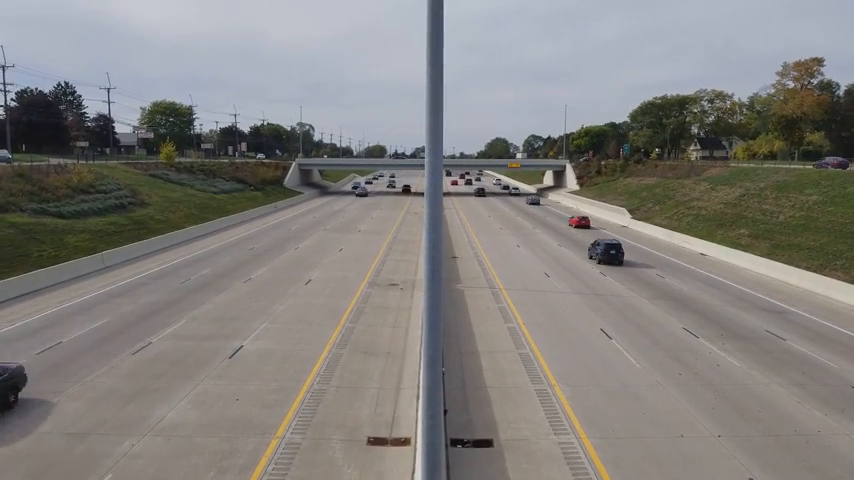
#> input picture frame 74 of assets/moving_cam.mp4, 854 x 480 px, given in place of test.mp4, which was not available
$ python optical_flows.py
#> lines starting #> are read from the running program, lines starting #| are printed output that depends on the picture; pictures that were not available may be replaced by others from this repository, and a replacement may not be noted
#> in processVideo, prev is the input picture: shape (480, 854, 3); mean B, G, R 125.6, 128.2, 130.5
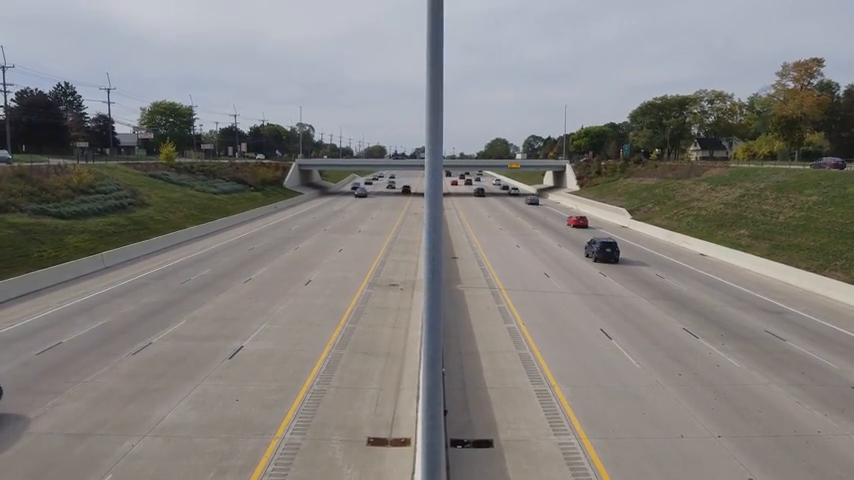
#> input picture frame 75 of assets/moving_cam.mp4, 854 x 480 px, given in place of test.mp4, which was not available
#> in processVideo, img is the input picture: shape (480, 854, 3); mean B, G, R 126.1, 128.6, 131
import cv2
import numpy as np
import time
import os

def draw_flow(img, flow, step=16):

    # Get the shape of the image
#> called with flow = array of shape (480, 854, 2), step = 16
    h, w = img.shape[:2]
#> h = 480; w = 854
    # Create a grid of points
    y, x = np.mgrid[step/2:h:step, step/2:w:step].reshape(2, -1).astype(int)
#> y = 1590 values from 8 to 472
    # Get the flow of the points
    fx, fy = flow[y, x].T
#> fx = 1590 values, max 1.38 at index 902, min -31.21 at index 1167, mean -0.328; fy = 1590 values, max 19.27 at index 1167, min -2.25 at index 888, mean 0.351
    # Create a grid of lines if there is a flow
    lines = np.vstack([x, y, x-fx, y-fy]).T.reshape(-1, 2, 2)
    lines = np.int32(lines)

    img_bgr = cv2.cvtColor(img, cv2.COLOR_GRAY2BGR)
    # Draw the lines in the frame
    cv2.polylines(img_bgr, lines, 0, (0, 255, 0))
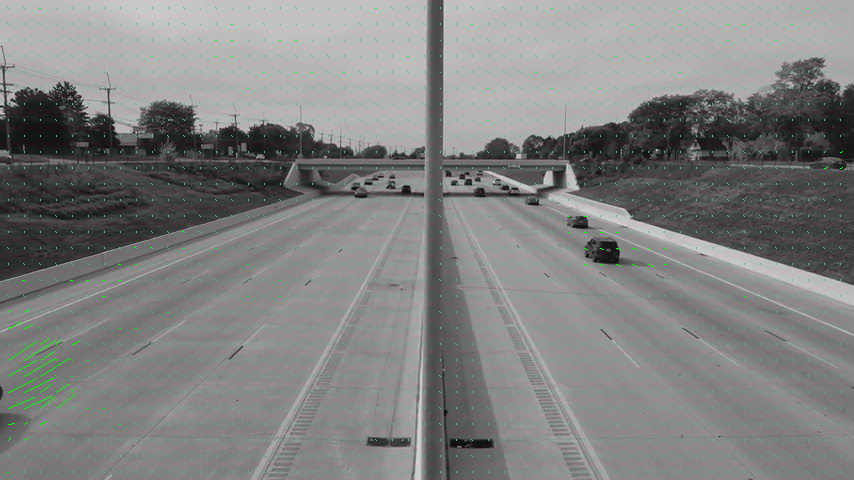
#> img_bgr: shape (480, 854, 3); mean B, G, R 127.9, 130.2, 127.9

    # for (x1, y1), (_x2, _y2) in lines:
    #     cv2.circle(img_bgr, (x1, y1), 1, (0, 255, 0), -1)

    return img_bgr

def draw_hsv(flow):

    h, w = flow.shape[:2]
#> h = 480; w = 854
    # Get the flow of the points
    fx, fy = flow[:,:,0], flow[:,:,1]
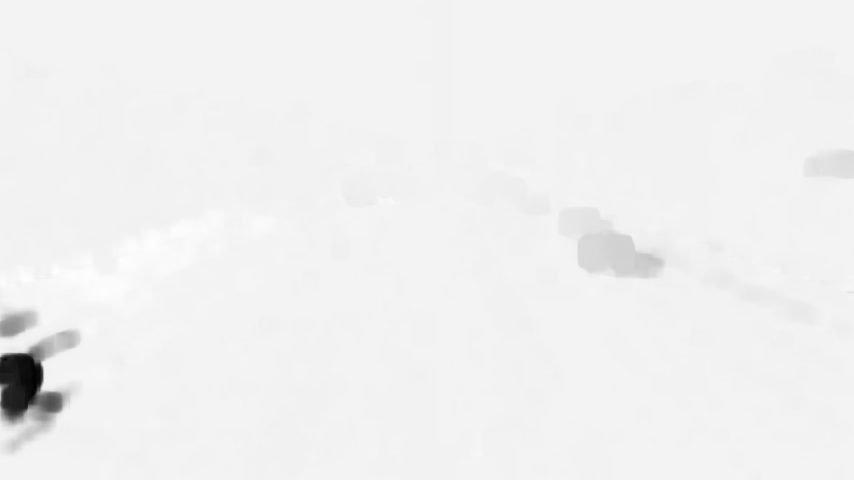
#> fx: shape (480, 854) float32; min -32.94, max 1.61, mean -0.318; drawn with min black and max white
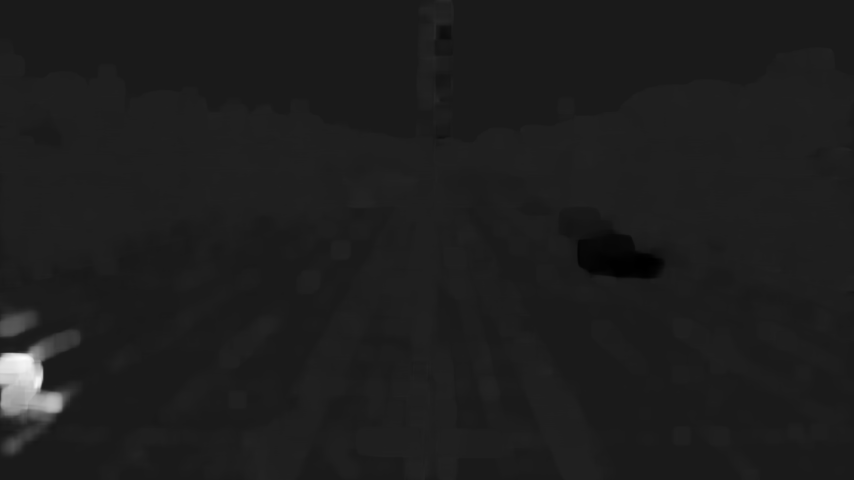
#> fy: shape (480, 854) float32; min -2.31, max 20.2, mean 0.3; drawn with min black and max white

    ang = np.arctan2(fy, fx) + np.pi
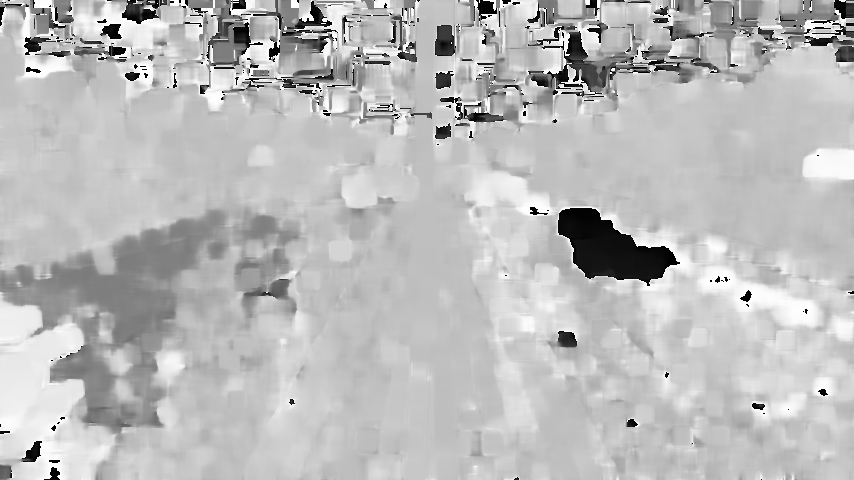
#> ang: shape (480, 854) float32; min 0, max 6.28, mean 4.62; drawn with min black and max white
    v = np.sqrt(fx**2+fy**2)

    hsv = np.zeros((h,w,3), np.uint8)

    hsv[...,0] = ang*(180/np.pi/2)
    hsv[...,1] = 255
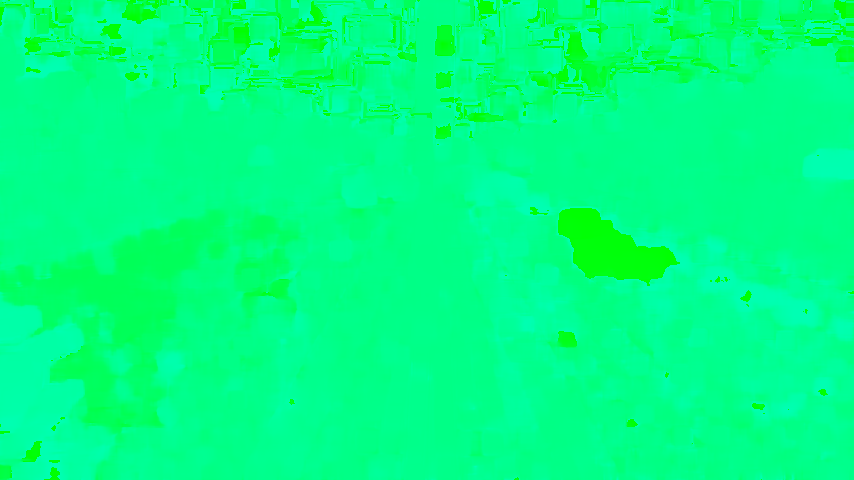
#> hsv: shape (480, 854, 3); mean of channels 0, 1, 2 131.8, 255, 0; drawn as B, G, R
    hsv[...,2] = np.minimum(v*4, 255)

    bgr = cv2.cvtColor(hsv, cv2.COLOR_HSV2BGR)
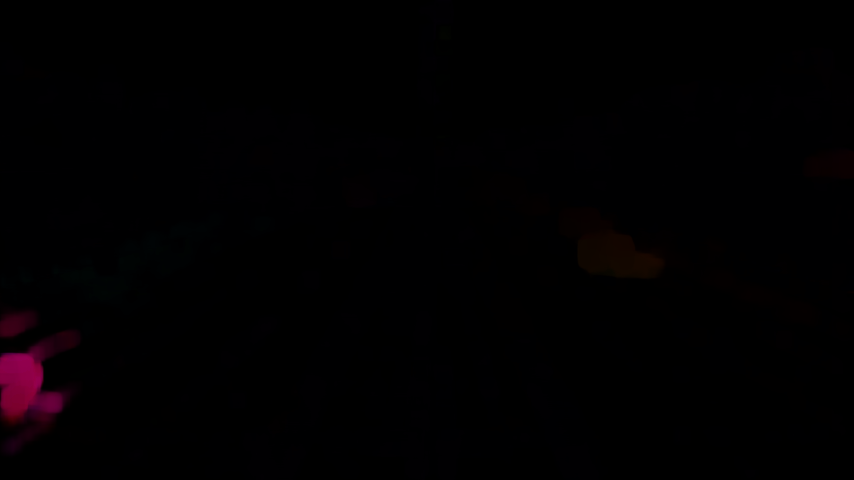
#> bgr: shape (480, 854, 3); mean B, G, R 1.1, 0.1, 1.5

    return bgr

def shi_tomasi(img):
    corners = cv2.goodFeaturesToTrack(gray, 100, 0.01, 10)
    corners = np.int0(corners)
    # draw red color circles on all corners
    for i in corners:
        x, y = i.ravel()
        cv2.circle(img, (x, y), 3, (255, 0, 0), -1)
    return img

def processVideo(videoPath):
    video = cv2.VideoCapture(videoPath)

    if (video.isOpened()== False):
        print("Error opening video stream or file")

    suc, prev = video.read()
    if suc:
        prevgray = cv2.cvtColor(prev, cv2.COLOR_BGR2GRAY)

    while (video.isOpened()):

        ret, img = video.read()
        if not ret:
            break

        gray = cv2.cvtColor(img, cv2.COLOR_BGR2GRAY)
        start = time.time()

        # Calculate the optical flow
        flow = cv2.calcOpticalFlowFarneback(prevgray, gray, None, 0.5, 3, 15, 3, 5, 1.2, 0)
        prevgray = gray

        end = time.time()

        fps = 1/(end-start)

        # cv2.imshow('frame', shi_tomasi(img))
        cv2.imshow('flow', draw_flow(gray, flow))
        cv2.imshow('flow HSV', draw_hsv(flow))
        if cv2.waitKey(1) & 0xFF == ord('q'):
#> (key q is pressed here)
            break

    video.release()

    # Closes all the frames
    cv2.destroyAllWindows()

PATH = os.path.dirname(os.path.abspath(__file__))
VIDEO_PATH = os.path.join(PATH, "assets", "test.mp4")

if __name__ == "__main__":

    processVideo(VIDEO_PATH)

$ run again, starting later in the video
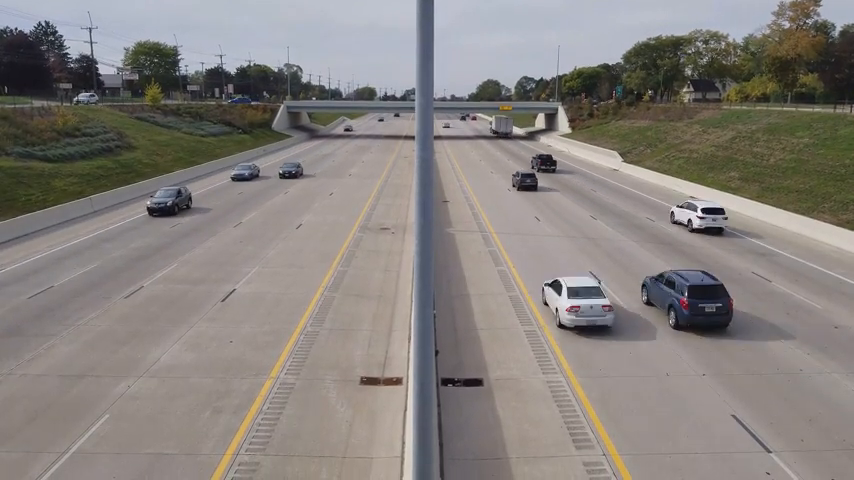
#> input picture frame 333 of assets/moving_cam.mp4, 854 x 480 px, given in place of test.mp4, which was not available
#> in processVideo, prev is the input picture: shape (480, 854, 3); mean B, G, R 125.4, 129.2, 134.4
#> in draw_flow, `fx, fy = flow[y, x].T`: fx = 1590 values, max 1.28 at index 1513, min -15.12 at index 1161, mean -0.647; fy = 1590 values, max 2.54 at index 697, min -11.34 at index 1093, mean -0.494
#> in draw_hsv, `hsv[...,2] = np.minimum(v*4, 255)`:
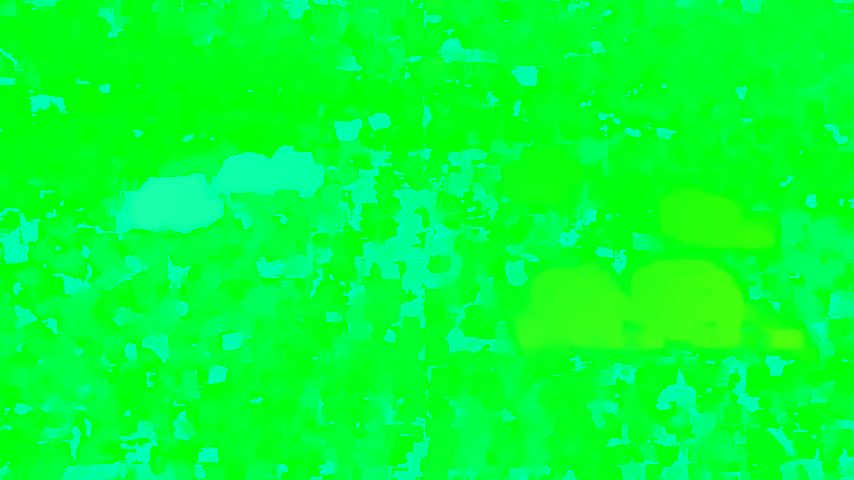
#> hsv: shape (480, 854, 3); mean of channels 0, 1, 2 50.8, 255, 3.2; drawn as B, G, R
#> in draw_hsv, `bgr = cv2.cvtColor(hsv, cv2.COLOR_HSV2BGR)`:
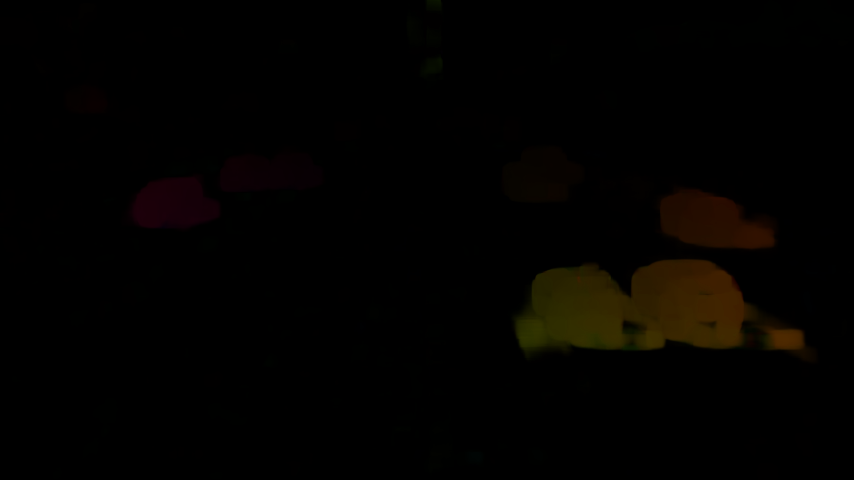
#> bgr: shape (480, 854, 3); mean B, G, R 0.1, 1.8, 3.1

$ run again, starting later in the video
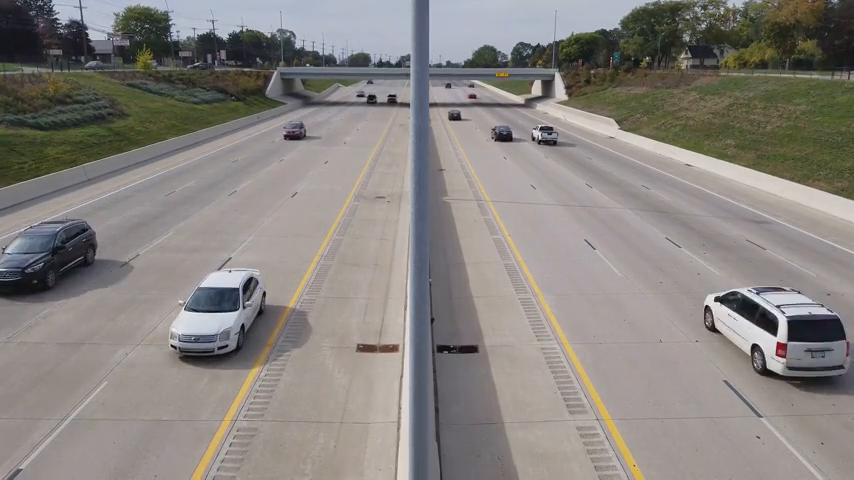
#> input picture frame 593 of assets/moving_cam.mp4, 854 x 480 px, given in place of test.mp4, which was not available
#> in processVideo, prev is the input picture: shape (480, 854, 3); mean B, G, R 127.6, 131.3, 135.8
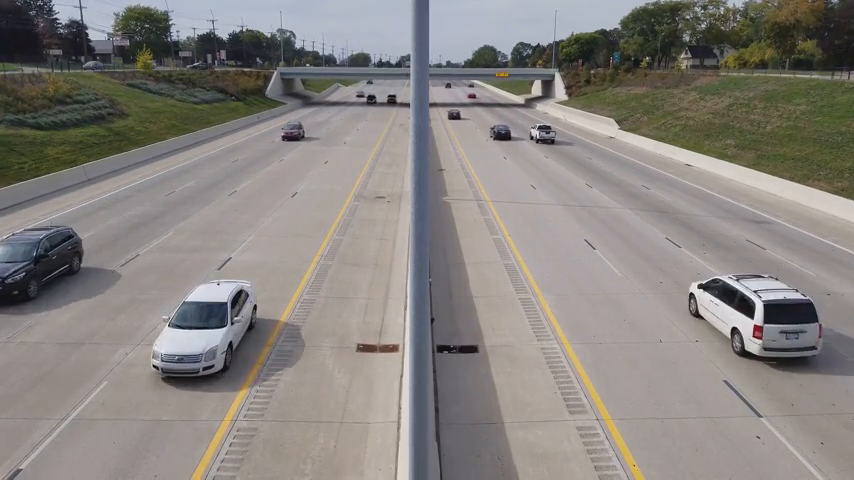
#> input picture frame 594 of assets/moving_cam.mp4, 854 x 480 px, given in place of test.mp4, which was not available
#> in processVideo, img is the input picture: shape (480, 854, 3); mean B, G, R 127.4, 131.1, 135.5
#> in draw_flow, `fx, fy = flow[y, x].T`: fx = 1590 values, max 12.1 at index 1110, min -34.62 at index 954, mean -2.02; fy = 1590 values, max 23.08 at index 1392, min -20.16 at index 1322, mean 0.576
#> in draw_hsv, `bgr = cv2.cvtColor(hsv, cv2.COLOR_HSV2BGR)`:
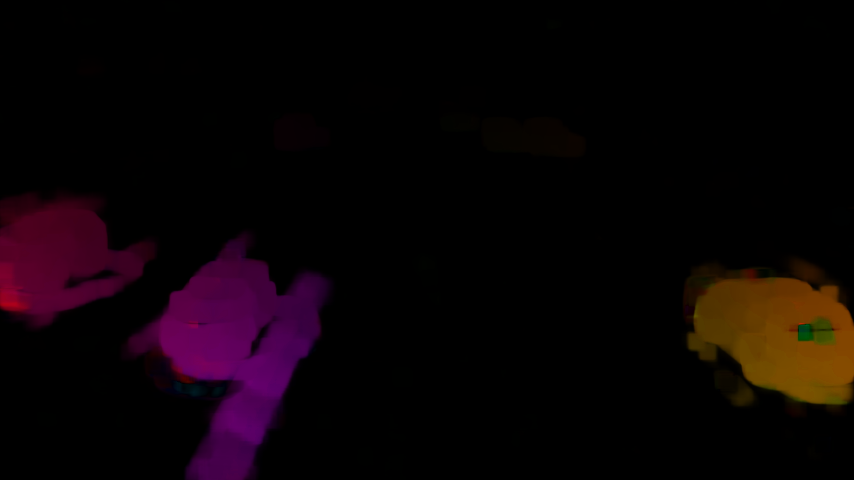
#> bgr: shape (480, 854, 3); mean B, G, R 5.3, 2.6, 11.1
